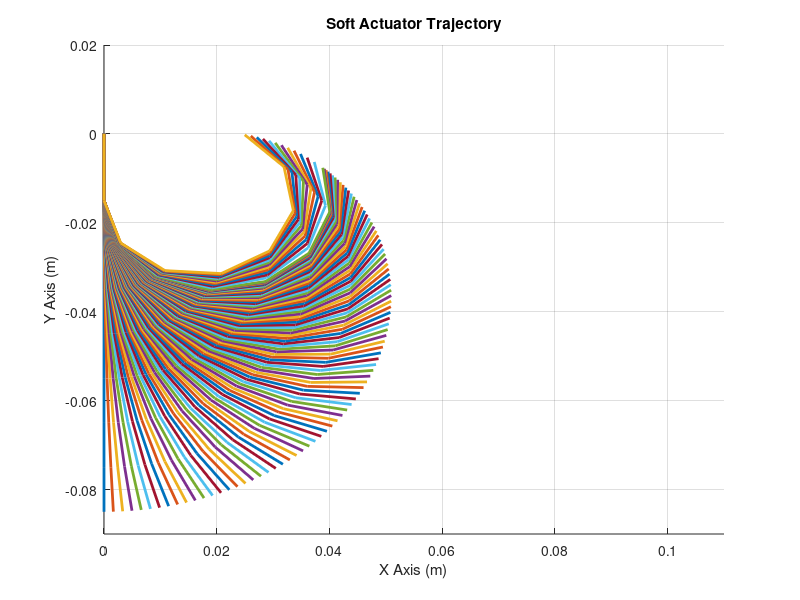

Reproduce this figure in MATLAB.

%% Definicion de Parametros
P_o = 101325; %presion inicial del sistema en Pa
Qf = 2*0.0018877898; %Flujo volumetrico de referencia del compresor en m^3/s
n = 8; %numero de camaras neumaticas
t = 0; %Variable temporal
Mu = 18000000000; %Modulo de Corte en Pa

Ang = 0; %Angulo entre dos camaras

b = zeros(1,n+1) + 5.75/1000; %5.75 Longitud desde la base hasta el punto critico de la pared lateral
L = zeros(1,n+1) + 11.5/1000; %Altura total de la camara 11.5
d = zeros(1,n+1) + 5/1000; %Grosor de la camara
e = zeros(1,n+1) + 7/1000; %Ancho de la camara 7
c = zeros(1,n+1) + 0.5/1000; %Distancia entre las camara
Z = zeros(1,n+1) + 10/1000; %Longitud de las camaras

%Parametros del Semgemnto inicial sin camara neumatica
b(1)=0;
L(1)=0;
d(1)=0;
e(1)=0;
Z(1)=15/1000;

V_o = zeros(1,n+1); %Volumen inicial de las camaras

for i=1:n+1
    V_o(i) = L(i)*d(i)*e(i);
end

W = zeros(1,n+1); %Energia por Parte de la Presion
T = zeros(1,n+1); %Componente del Metodo de Cardano
lambda = zeros(1,n+1);  %Deformacion Lateral Unitaria
h = zeros(1,n+1); %Deformacion Radial Lateral

%%Parametros de Resolucion para el  Metodo de Ferrari
A = zeros(1,n+1);
B = zeros(1,n+1);
C = zeros(1,n+1);
D = zeros(1,n+1);
E = zeros(1,n+1);
p = zeros(1,n+1);
q = zeros(1,n+1);
r = zeros(1,n+1);
p2 = zeros(1,n+1);
q2 = zeros(1,n+1);
Q2 = zeros(1,n+1);
phi2 = zeros(1,n+1);
beta0 = zeros(1,n+1);
alpha0 = zeros(1,n+1);
x = zeros(1,n+1);
x0 = zeros(1,n+1);
y = zeros(1,n+1);

theta = zeros(1,n+1); %Angulo Relativo de Desplazamiento por Camara
Ox = zeros(1,n+1);  %Componente X del Vector de Direccion
Oy = zeros(1,n+1); %Componente Y del Vector de Direccion
thetaT = zeros(1,n+1); %Angulo Global de Desplazamiento por Camara
thetaT(1) = 135; %Angulo Inicial
lambda0 = zeros(1,n+1); %Error Inicial de Lambda por Aproximacion
h0 = zeros(1,n+1); %Error Inicial de h por Aproximacion

for k= 0:100 %Ciclo usado para graficar multiples posiciones
    
    %% Computacion de Energia por Presion
    for i=1:n+1
        W(i) = (P_o*(((V_o(i)+(Qf)*t)^2)-(V_o(i)^2)))/(2*V_o(i));
        
    end
    
    %% Computacion deformacion lateral
    for i=1:n+1
        T(i) = sqrt(-1-(((-((2*W(i)/Mu) + 3))^3)/27));
        lambda0(i)= (-2*nthroot(sqrt(((-1)^2)+(0^2)),3)*cos(180+(atan(0/-1))/3))-1;
        lambda(i)= (-2*nthroot(sqrt(((-1)^2)+(T(i)^2)),3)*cos(180+(atan(T(i)/-1))/3))-lambda0(i);
        h0(i) = sqrt(((((2*L(i))/2)^2)/2)-((L(i)/2)^2));
        h(i) = sqrt(((((2*lambda(i)*L(i))/2)^2)/2)-((L(i)/2)^2))-h0(i);
    end
    
    %% Computacion angulo de desplazamiento
    for i=3:n+1
        
        A(i) = (((b(i)^2)-4*((h(i))^2))^2)+ (16*(b(i)^2)*(h(i)^2));
        B(i) = 32*c(i)*b(i)*(h(i))^2;
        C(i) = 16*((c(i)*h(i))^2)-16*(b(i)^2)*(h(i)^2)+8*(h(i)^2)*((b(i)^2)-4*(h(i)^2));
        D(i) = -32*c(i)*b(i)*(h(i))^2;
        E(i) = 16*(h(i)^4)-16*(c(i)*h(i))^2;
        
        p(i) = ((B(i)^2)/(8*A(i)^2))+(C(i)/A(i))-((B(i)^2)/(2*(A(i)^2)));
        q(i) = ((B(i)^3)/(8*(A(i)^3)))-((C(i)*B(i))/(2*(A(i)^2)))+(D(i)/A(i));
        r(i) = ((B(i)^4)/(256*A(i)^4))-(B(i)^4/(64*A(i)^4))+((C(i)*B(i)^2)/(16*A(i)^3))-((D(i)*B(i))/(4*A(i)^2))+(E(i)/A(i));
        
        p2(i) = ((-8*p(i)^2/9)-(16*p(i)^2/9)+(16*p(i)^2/3)-2*p(i)^2+8*r(i))/-8;
        q2(i) =(((2*p(i)^3)/3)-((8*p(i)*r(i))/3)+q(i)^2-((8*p(i)^3)/9)+((8*p(i)^3)/27))/-8;
        
        Q2(i) =sqrt(-((q2(i)^2)/4)-((p2(i)^3)/27));
        phi2(i) =atan(Q2(i)/-(q2(i)/2));
        
        if (q2(i)^2/4)+(p2(i)^3/27) >= 0
            beta0(i) = nthroot(-(q2(i)/2)+sqrt((q2(i)^2/4)+(p2(i)^3/27)),3)+nthroot(-(q2(i)/2)-sqrt((q2(i)^2/4)+(p2(i)^3/27)),3);
        else
            beta0(i) = 2*nthroot(sqrt((-q2(i)/2)^2+Q2(i)^2),3)*cos((180+phi2(i))/3);
        end
        
        alpha0(i) = beta0(i)-(p(i)/3);
        x0(i)= q(i)/4*alpha0(i);
        
        x(i) = (sqrt(abs(2*alpha0(i)))+sqrt(abs(2*alpha0(i)-4*(x0(i)*sqrt(abs(2*alpha0(i)))+(p(i)/2)+alpha0(i)))))/2;
        
        y(i) = x(i) - B(i)/(4*A(i));
        
        theta(i) = (180*asin(y(i)))/pi;
    end
    
    for i=2:n+1
        thetaT(i) = thetaT(i-1) + theta(i);
        Ox(i) = Ox(i-1) + Z(i-1)*cos((thetaT(i-1) + thetaT(i))*pi/180);
        Oy(i) = Oy(i-1) + Z(i-1)*sin((thetaT(i-1) + thetaT(i))*pi/180);
    end
    
    Ang = theta(3)*2;
    
    hold on;
    t=t+0.1; %Incremento temporal
    
    plot(Ox,Oy, 'LineWidth',2);
    xlabel('X Axis (m)');
    ylabel('Y Axis (m)');
    grid on;
    title 'Soft Actuator Trajectory';
    axis([0 0.11 -0.09 0.02]);
    pause(0.05);
    
    
end

